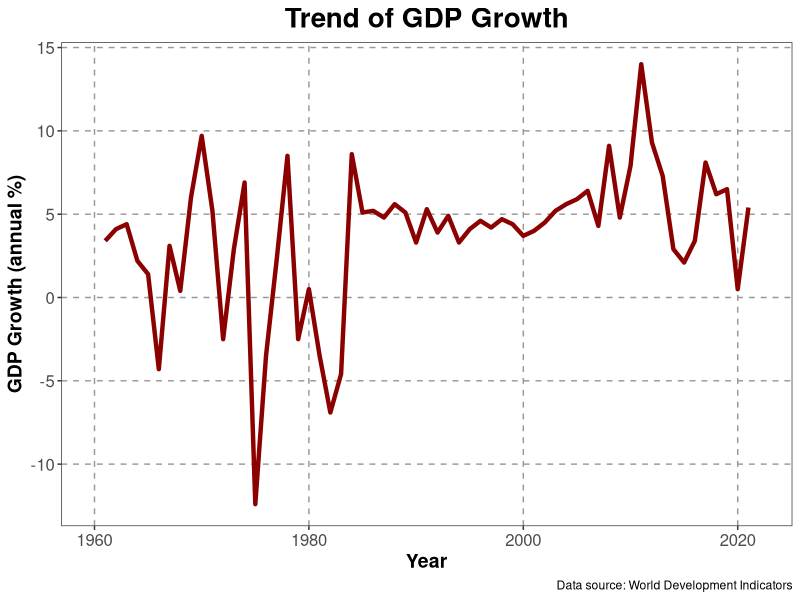
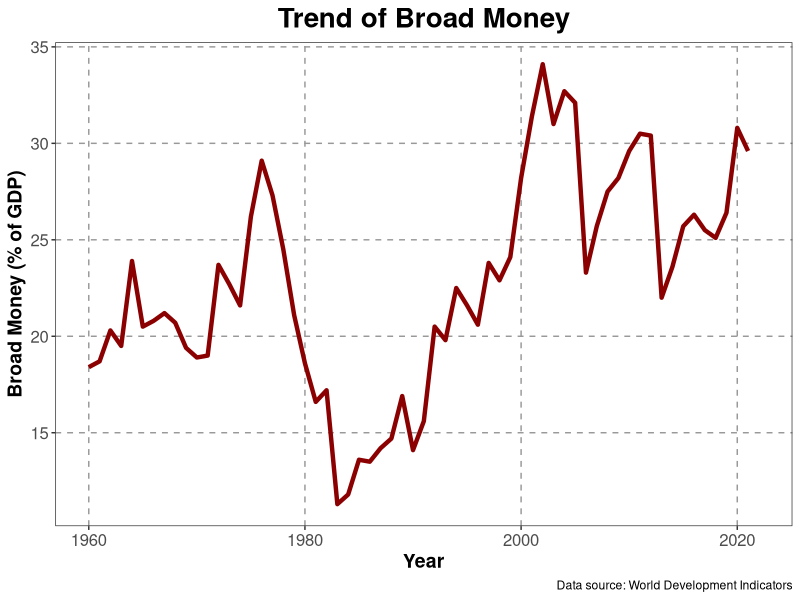
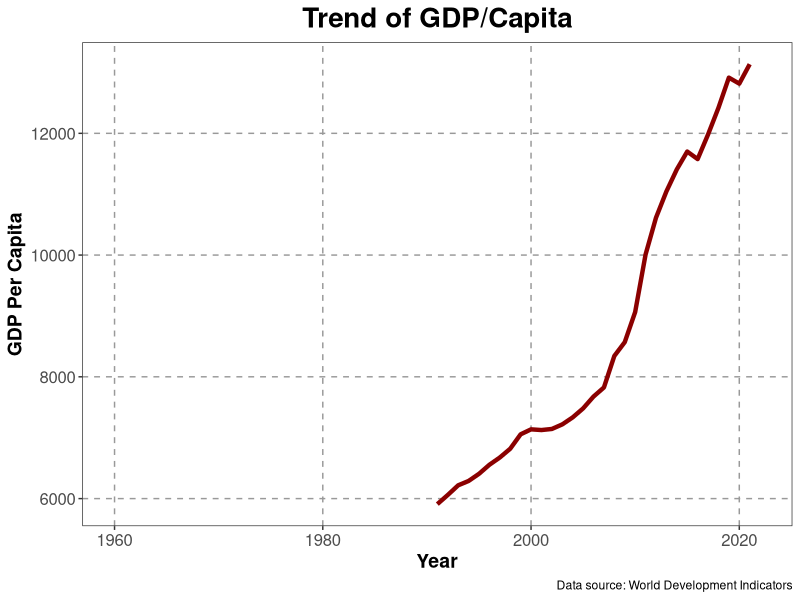
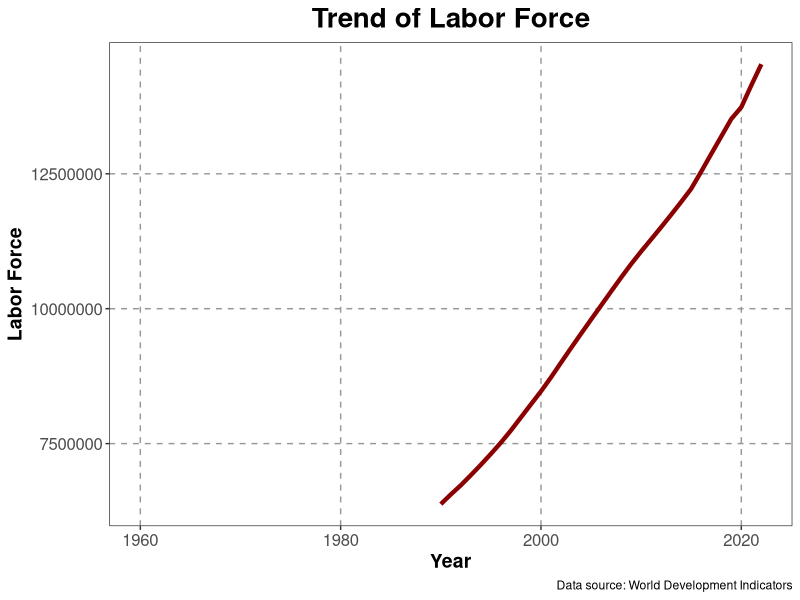
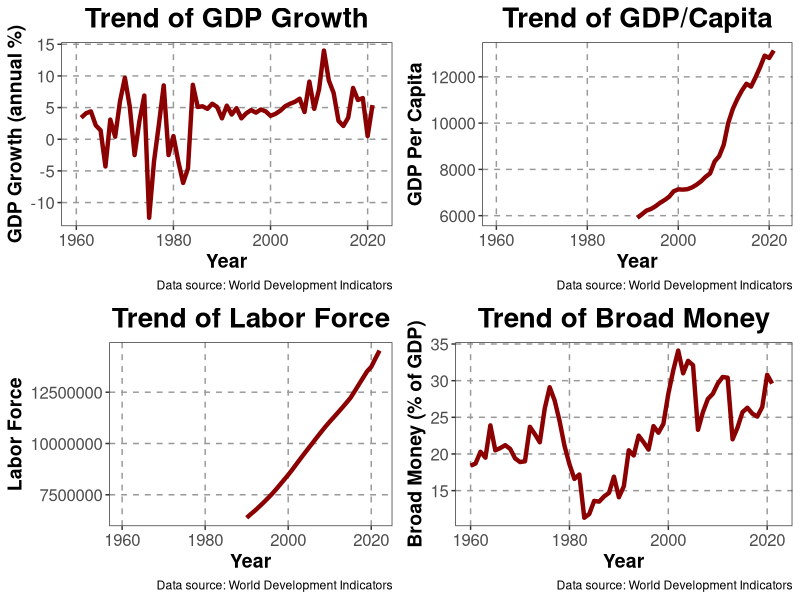

Recreate these plots in R, in order.
library(tidyverse)
data <- read.csv("regression_data.csv")
library(ggplot2)
library(readr)
data <- read_csv("regression_data.csv")
## Trend graphs for Ghana
# Plot for GDP growth
p1 <- ggplot(data, aes(x = Year, y = `GDP growth (annual %)`)) +
  geom_line(color = "darkred", size = 1.5) +  # Change the appearance of the line
  labs(
    x = "Year", 
    y = "GDP Growth (annual %)", 
    title = "Trend of GDP Growth",
    caption = "Data source: World Development Indicators"
  ) +
  theme_bw() +  # Use a white background theme
  theme(
    plot.title = element_text(hjust = 0.5, face = "bold", size = 20),  # Change the appearance of the title
    axis.title = element_text(face = "bold", size = 14),  # Change the appearance of axis labels
    axis.text = element_text(size = 12),  # Change the appearance of axis tick labels
    panel.grid.major = element_line(color = "grey60", linetype = "dashed"),  # Change the appearance of major grid lines
    panel.grid.minor = element_blank()  # Remove minor grid lines
  )
print(p1)

## Plot for Broad Money
p2 <- ggplot(data, aes(x = Year, y = `Broad money (% of GDP)`)) +
  geom_line(color = "darkred", size = 1.5) +  # Change the appearance of the line
  labs(
    x = "Year", 
    y = "Broad Money (% of GDP)", 
    title = "Trend of Broad Money",
    caption = "Data source: World Development Indicators"
  ) +
  theme_bw() +  # Use a white background theme
  theme(
    plot.title = element_text(hjust = 0.5, face = "bold", size = 20),  # Change the appearance of the title
    axis.title = element_text(face = "bold", size = 14),  # Change the appearance of axis labels
    axis.text = element_text(size = 12),  # Change the appearance of axis tick labels
    panel.grid.major = element_line(color = "grey60", linetype = "dashed"),  # Change the appearance of major grid lines
    panel.grid.minor = element_blank()  # Remove minor grid lines
  )

print(p2)

## Plot for GDP per person employed (constant 2017 PPP $)
p3 <- ggplot(data, aes(x = Year, y = `GDP per person employed (constant 2017 PPP $)`)) +
  geom_line(color = "darkred", size = 1.5) +  # Change the appearance of the line
  labs(
    x = "Year", 
    y = "GDP Per Capita", 
    title = "Trend of GDP/Capita",
    caption = "Data source: World Development Indicators"
  ) +
  theme_bw() +  # Use a white background theme
  theme(
    plot.title = element_text(hjust = 0.5, face = "bold", size = 20),  # Change the appearance of the title
    axis.title = element_text(face = "bold", size = 14),  # Change the appearance of axis labels
    axis.text = element_text(size = 12),  # Change the appearance of axis tick labels
    panel.grid.major = element_line(color = "grey60", linetype = "dashed"),  # Change the appearance of major grid lines
    panel.grid.minor = element_blank()  # Remove minor grid lines
  )
print(p3)

## Plot for "Labor force, total"
p4 <- ggplot(data, aes(x = Year, y = `Labor force, total`)) +
  geom_line(color = "darkred", size = 1.5) +  # Change the appearance of the line
  labs(
    x = "Year", 
    y = "Labor Force", 
    title = "Trend of Labor Force",
    caption = "Data source: World Development Indicators"
  ) +
  theme_bw() +  # Use a white background theme
  theme(
    plot.title = element_text(hjust = 0.5, face = "bold", size = 20),  # Change the appearance of the title
    axis.title = element_text(face = "bold", size = 14),  # Change the appearance of axis labels
    axis.text = element_text(size = 12),  # Change the appearance of axis tick labels
    panel.grid.major = element_line(color = "grey60", linetype = "dashed"),  # Change the appearance of major grid lines
    panel.grid.minor = element_blank()  # Remove minor grid lines
  )
print(p4)

## Grid layout for export
install.packages("gridExtra")
library(gridExtra)
grid.arrange(p1, p3, p4, p2, ncol = 2)
g <- arrangeGrob(p1, p3, p4, p2, ncol = 2)
ggsave("plots.png", g, width = 15, height = 15, dpi = 300)


